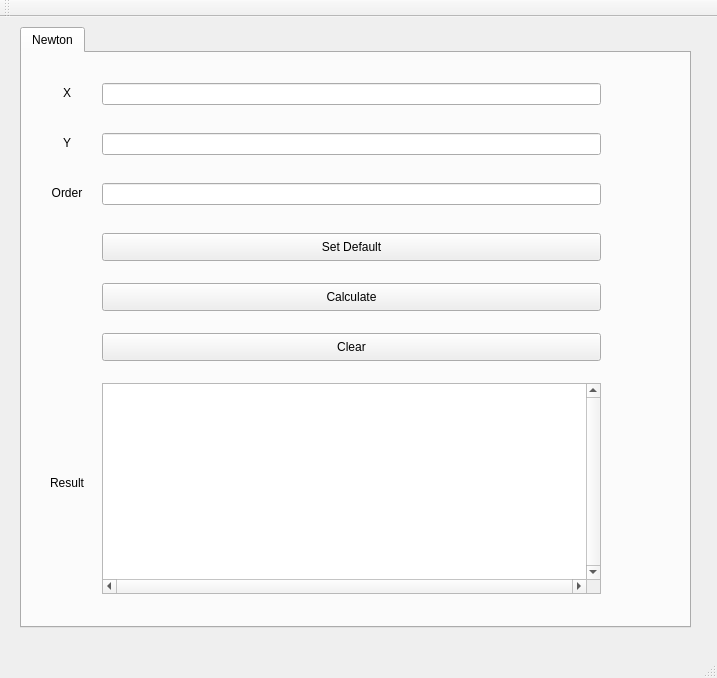
<?xml version="1.0" encoding="UTF-8"?>
<ui version="4.0">
 <class>MainWindow</class>
 <widget class="QMainWindow" name="MainWindow">
  <property name="geometry">
   <rect>
    <x>0</x>
    <y>0</y>
    <width>717</width>
    <height>678</height>
   </rect>
  </property>
  <property name="windowTitle">
   <string>Calculate</string>
  </property>
  <widget class="QWidget" name="centralWidget">
   <widget class="QTabWidget" name="tabWidget">
    <property name="geometry">
     <rect>
      <x>20</x>
      <y>10</y>
      <width>671</width>
      <height>601</height>
     </rect>
    </property>
    <property name="whatsThis">
     <string>&lt;html&gt;&lt;head/&gt;&lt;body&gt;&lt;p&gt;&lt;br/&gt;&lt;/p&gt;&lt;/body&gt;&lt;/html&gt;</string>
    </property>
    <property name="styleSheet">
     <string notr="true">QTabWidget tabWg = new QTabWidget(this);
        QWidget *Tab1 = new QWidget();
        QWidget *Tab2 = new QWidget();
        tabWg.addTab(Tab1, &quot;Tab1&quot;);
        tabWg.addTab(Tab2, &quot;Tab2&quot;);
        tabWg.setCurrentIndex(0);
        tabWg.setCurrentIndex(1);
</string>
    </property>
    <property name="currentIndex">
     <number>0</number>
    </property>
    <widget class="QWidget" name="Newton">
     <property name="accessibleName">
      <string/>
     </property>
     <attribute name="title">
      <string>Newton</string>
     </attribute>
     <widget class="QLabel" name="order">
      <property name="geometry">
       <rect>
        <x>10</x>
        <y>130</y>
        <width>70</width>
        <height>20</height>
       </rect>
      </property>
      <property name="text">
       <string>Order</string>
      </property>
      <property name="alignment">
       <set>Qt::AlignCenter</set>
      </property>
     </widget>
     <widget class="QLineEdit" name="orderLine">
      <property name="geometry">
       <rect>
        <x>80</x>
        <y>130</y>
        <width>499</width>
        <height>22</height>
       </rect>
      </property>
     </widget>
     <widget class="QTextBrowser" name="resultLine">
      <property name="geometry">
       <rect>
        <x>80</x>
        <y>330</y>
        <width>499</width>
        <height>211</height>
       </rect>
      </property>
      <property name="layoutDirection">
       <enum>Qt::LeftToRight</enum>
      </property>
      <property name="autoFillBackground">
       <bool>false</bool>
      </property>
      <property name="verticalScrollBarPolicy">
       <enum>Qt::ScrollBarAlwaysOn</enum>
      </property>
      <property name="horizontalScrollBarPolicy">
       <enum>Qt::ScrollBarAlwaysOn</enum>
      </property>
      <property name="html">
       <string>&lt;!DOCTYPE HTML PUBLIC &quot;-//W3C//DTD HTML 4.0//EN&quot; &quot;http://www.w3.org/TR/REC-html40/strict.dtd&quot;&gt;
&lt;html&gt;&lt;head&gt;&lt;meta name=&quot;qrichtext&quot; content=&quot;1&quot; /&gt;&lt;style type=&quot;text/css&quot;&gt;
p, li { white-space: pre-wrap; }
&lt;/style&gt;&lt;/head&gt;&lt;body style=&quot; font-family:'MS Shell Dlg 2'; font-size:7.8pt; font-weight:400; font-style:normal;&quot;&gt;
&lt;p style=&quot;-qt-paragraph-type:empty; margin-top:0px; margin-bottom:0px; margin-left:0px; margin-right:0px; -qt-block-indent:0; text-indent:0px;&quot;&gt;&lt;br /&gt;&lt;/p&gt;&lt;/body&gt;&lt;/html&gt;</string>
      </property>
     </widget>
     <widget class="QPushButton" name="defaultB">
      <property name="geometry">
       <rect>
        <x>80</x>
        <y>180</y>
        <width>499</width>
        <height>28</height>
       </rect>
      </property>
      <property name="text">
       <string>Set Default</string>
      </property>
     </widget>
     <widget class="QPushButton" name="newtonCal">
      <property name="enabled">
       <bool>true</bool>
      </property>
      <property name="geometry">
       <rect>
        <x>80</x>
        <y>230</y>
        <width>499</width>
        <height>28</height>
       </rect>
      </property>
      <property name="text">
       <string>Calculate</string>
      </property>
     </widget>
     <widget class="QPushButton" name="clearB">
      <property name="geometry">
       <rect>
        <x>80</x>
        <y>280</y>
        <width>499</width>
        <height>28</height>
       </rect>
      </property>
      <property name="text">
       <string>Clear</string>
      </property>
     </widget>
     <widget class="QLabel" name="label">
      <property name="geometry">
       <rect>
        <x>10</x>
        <y>390</y>
        <width>70</width>
        <height>79</height>
       </rect>
      </property>
      <property name="text">
       <string>Result</string>
      </property>
      <property name="alignment">
       <set>Qt::AlignCenter</set>
      </property>
     </widget>
     <widget class="QLabel" name="xLabel">
      <property name="geometry">
       <rect>
        <x>10</x>
        <y>30</y>
        <width>70</width>
        <height>20</height>
       </rect>
      </property>
      <property name="text">
       <string>X</string>
      </property>
      <property name="alignment">
       <set>Qt::AlignCenter</set>
      </property>
     </widget>
     <widget class="QLabel" name="yLabel">
      <property name="geometry">
       <rect>
        <x>10</x>
        <y>80</y>
        <width>70</width>
        <height>20</height>
       </rect>
      </property>
      <property name="text">
       <string>Y</string>
      </property>
      <property name="textFormat">
       <enum>Qt::AutoText</enum>
      </property>
      <property name="scaledContents">
       <bool>false</bool>
      </property>
      <property name="alignment">
       <set>Qt::AlignCenter</set>
      </property>
      <property name="wordWrap">
       <bool>false</bool>
      </property>
      <property name="buddy">
       <cstring></cstring>
      </property>
     </widget>
     <widget class="QLineEdit" name="xLine">
      <property name="geometry">
       <rect>
        <x>80</x>
        <y>30</y>
        <width>499</width>
        <height>22</height>
       </rect>
      </property>
     </widget>
     <widget class="QLineEdit" name="yLine">
      <property name="geometry">
       <rect>
        <x>80</x>
        <y>80</y>
        <width>499</width>
        <height>22</height>
       </rect>
      </property>
      <property name="maximumSize">
       <size>
        <width>16777215</width>
        <height>22</height>
       </size>
      </property>
     </widget>
    </widget>
   </widget>
  </widget>
  <widget class="QMenuBar" name="menuBar">
   <property name="geometry">
    <rect>
     <x>0</x>
     <y>0</y>
     <width>717</width>
     <height>26</height>
    </rect>
   </property>
  </widget>
  <widget class="QToolBar" name="mainToolBar">
   <attribute name="toolBarArea">
    <enum>TopToolBarArea</enum>
   </attribute>
   <attribute name="toolBarBreak">
    <bool>false</bool>
   </attribute>
  </widget>
  <widget class="QStatusBar" name="statusBar"/>
 </widget>
 <layoutdefault spacing="6" margin="11"/>
 <resources/>
 <connections/>
</ui>
